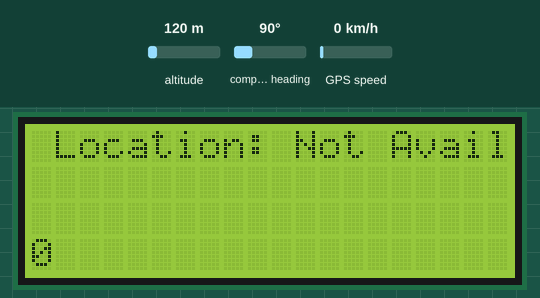
Simulated run of this sketch. Board: Arduino Uno, built with avr-gcc and run on an emulated ATmega328P. Shown: 20×4 character LCD. Inputs (shaded band) come from the test bench; at power-on: altitude 120 m, compass heading 90°, GPS speed 0 km/h. The GPS gets a fix after 3 s at 37.7749, -122.4194 with 8 satellites; what the sketch prints to the serial monitor is not drawn.

Above: at 0.2 s.
At 3.3 s:
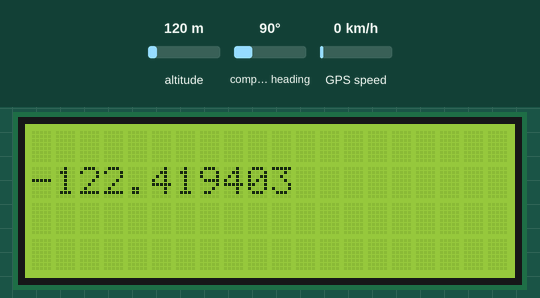

Measured:
- what the display in image 0 shows lasts 3.2 s, from 0.1 s to 3.3 s

The sketch:

sketch_sep05c.ino
```cpp
#include <TinyGPS++.h>
#include <SoftwareSerial.h>
#include <Wire.h>
#include <LiquidCrystal_I2C.h>

// Choose two Arduino pins to use for software serial
int RXPin = 4;
int TXPin = 3;

int GPSBaud = 9600;


LiquidCrystal_I2C lcd(0x27,20,4);

// Create a TinyGPS++ object
TinyGPSPlus gps;

// Create a software serial port called "gpsSerial"
SoftwareSerial gpsSerial(RXPin, TXPin);

void setup()
{
  // Start the Arduino hardware serial port at 9600 baud
  Serial.begin(9600);

  // Start the software serial port at the GPS's default baud
  gpsSerial.begin(GPSBaud);

  lcd.init();
  // Print a message to the LCD.
  lcd.backlight();
  lcd.setCursor(1,0);
  lcd.print("hello everyone");
  lcd.setCursor(1,1);
  lcd.print("konichiwaa");
  delay(5);
  lcd.clear();


}

void loop()
{
  // This sketch displays information every time a new sentence is correctly encoded.
  while (gpsSerial.available() > 0)
    if (gps.encode(gpsSerial.read()))
      displayInfo();

  // If 5000 milliseconds pass and there are no characters coming in
  // over the software serial port, show a "No GPS detected" error
  if (millis() > 5000 && gps.charsProcessed() < 10)
  {
    Serial.println("No GPS detected");
    while(true);
  }
}

void displayInfo()
{
  if (gps.location.isValid())
  {
    lcd.clear();
    lcd.setCursor(0,1);
    lcd.print(gps.location.lat(), 6);
    lcd.setCursor(0,1);
    lcd.println(gps.location.lng(), 6);
    Serial.print("Altitude: ");
    Serial.println(gps.altitude.meters());
  }
  else
  {
    lcd.clear();
    lcd.setCursor(1,0);
    lcd.print("Location: Not Avail");
    lcd.setCursor(0,3);
    lcd.print(gps.satellites.value());
  }

  Serial.print("Date: ");
  if (gps.date.isValid())
  {
    Serial.print(gps.date.month());
    Serial.print("/");
    Serial.print(gps.date.day());
    Serial.print("/");
    Serial.println(gps.date.year());
  }
  else
  {
    Serial.println("Not Available");
  }

  Serial.print("Time: ");
  if (gps.time.isValid())
  {
    if (gps.time.hour() < 10) Serial.print(F("0"));
    Serial.print(gps.time.hour());
    Serial.print(":");
    if (gps.time.minute() < 10) Serial.print(F("0"));
    Serial.print(gps.time.minute());
    Serial.print(":");
    if (gps.time.second() < 10) Serial.print(F("0"));
    Serial.print(gps.time.second());
    Serial.print(".");
    if (gps.time.centisecond() < 10) Serial.print(F("0"));
    Serial.println(gps.time.centisecond());
  }
  else
  {
    Serial.println("Not Available");
  }

  Serial.println();
  Serial.println();
  delay(1000);
}
```
